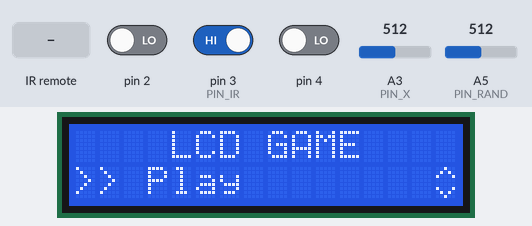
Bench run of a sketch on a simulated Arduino Uno, built with avr-gcc and run on an emulated ATmega328P. Shown: 16×2 character LCD. Wiring (inferred from the names in the program): IR receiver: data pin 3. The test bench sets the inputs (shaded band); at power-on: A3 (PIN_X) = 512, pin 2 LOW, pin 3 (PIN_IR) HIGH, pin 4 LOW, A5 (PIN_RAND) = 512. Random numbers use the default seed unless the sketch sets one; what the sketch prints to the serial monitor is not drawn.

Above: at 4.5 s.
4.6 s: infrared code 0x43 received
At 6.18 s:
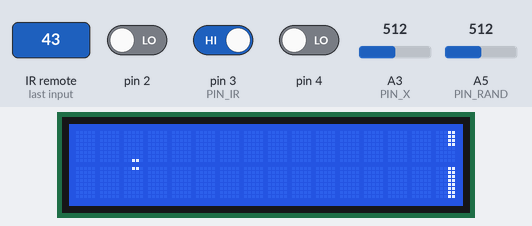
6.6 s: A3 (PIN_X) set to 716
At 7.71 s:
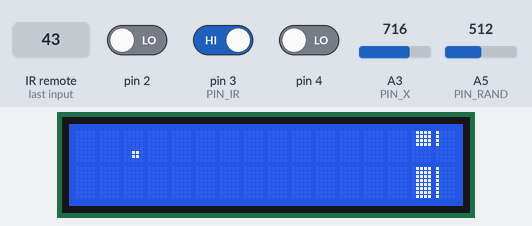
9.0 s: A3 (PIN_X) set to 900
At 9.24 s:
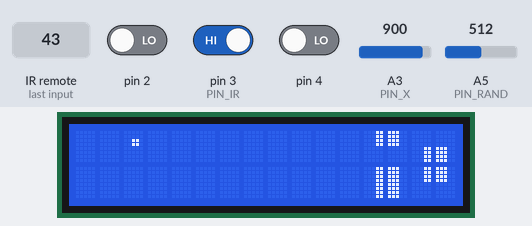
12.0 s: A3 (PIN_X) set to 1023
At 12.29 s:
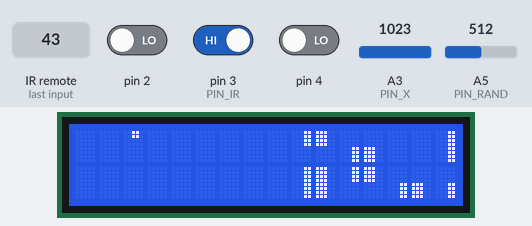
17.7 s: A3 (PIN_X) set to 816
At 19.6 s:
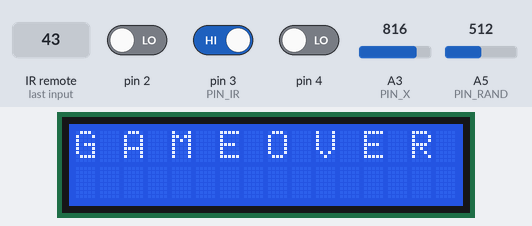
20.4 s: A3 (PIN_X) set to 790
Timing chart, 0 to 23.4 s (numbered marks = the images above; inputs shaded):
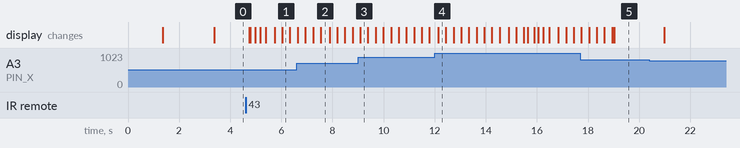

Measured:
- after the input at 4.6 s, the display: first changes after 0.14 s (image 1 shows a later state)

The sketch:

project_game.ino
```cpp
#include <LiquidCrystal.h>
#include "nec_ir.h"
#include "menu.h"
#include "game.h"

// Hardware stuff

#define PIN_IR 3
#define PIN_S A1
#define PIN_Y A2
#define PIN_X A3
#define PIN_RAND A5

// (RS, E, D4, D5, D6, D7)
LiquidCrystal lcd(5, 6, 7, 8, 9, 10);

int JOY_CX = 512, JOY_CY = 512;
void calibrate()
{
    lcd.clear();
    lcd.print(" Calibrating...");

    delay(1000);

    JOY_CX = analogRead(PIN_X);
    JOY_CY = analogRead(PIN_Y);

    lcd.clear();
    lcd.print("    Complete");

    delay(1000);
}

int DEBUG = 0;

long t_last;
byte dgCodes[10] { 22, 12, 24, 94, 8, 28, 90, 66, 82, 74 };

// Game stuff

LcdGame game(&lcd);

// Menu stuff

MenuPage menuRoot = MenuPage(" LCD GAME", 3, new MenuPage[3]
{
    MenuPage("Play", MENU_EXIT, NULL, 0),
    MenuPage("Highscore", MENU_NUM | MENU_READONLY, &game.highScore, 0),
    MenuPage("Settings", 3, new MenuPage[3]
    {
        MenuPage("Gameplay", 4, new MenuPage[4]
        {
            MenuPage("Game Speed", MENU_NUM, &game.startSpeed, 5),
            MenuPage("Inc. Speed", MENU_BOOL, &game.incSpeed, true),
            MenuPage("Inc. Period", MENU_NUM, &game.secForInc, 30),
            MenuPage("Player X", MENU_NUM, &game.playerX, 2)
        }),
        MenuPage("Calibrate", calibrate),
        MenuPage("Debug mode", MENU_BOOL, &DEBUG, false)
    })
});

bool inMenu = true;
MenuHandler menu(&lcd, &menuRoot);

void setup() {
    // Begin Serial comm
    Serial.begin(9600);
    // Set modes of important pins
    pinMode(PIN_IR, INPUT);
    pinMode(PIN_X, INPUT);
    pinMode(PIN_Y, INPUT);
    pinMode(PIN_S, INPUT);

    // Begin LCD display
    lcd.begin(16, 2);
    lcd.clear();

    // Seed random number generator using analog pin noise
    lcd.print("Seeding RNG...");
    delay(500);
    long seed = 0;
    for (long i = 0; i < 16; i++)
    {
        long c_seed = 0;
        for (long j = 0; i < 16; i++)
        {
            c_seed = c_seed << 2 | (analogRead(PIN_RAND) & 3);
            delay(50);
        }
        seed ^= c_seed;
    }
    lcd.setCursor(0,1);
    lcd.print(seed);
    delay(2000);
    randomSeed(seed);

    // Begin NEC IR reciever
    IR_begin(PIN_IR);
    // Set last time
    t_last = millis();
    // Set menu parents and render menu
    menuRoot.setParents(true);
    menu.render();
}

const long frame_ms = 1000 / FPS;
void loop()
{
    long t_curr = millis();
    if (t_curr - t_last >= frame_ms)
    {
        t_last = t_curr;
        if (!inMenu)
        {
            int range = min(1023 - JOY_CX, JOY_CX);
            int joyBias = min(max(analogRead(PIN_X) - JOY_CX, -range), range);
            int playerPos = 7 - joyBias * 7 / range;
            if (DEBUG)
            {
                Serial.print(F("PLAYER POS: "));
                Serial.println(playerPos);
            }
            game.tick(playerPos);
        }
    }

    if (!IR_available()) { return; }

    IrCmd cmd = IR_readCurrent();

    if (DEBUG)
    {
        Serial.println(F("IR PACKET:"));
        Serial.print(F("    Device ID : "));
        Serial.println(cmd.deviceID);
        Serial.print(F("    Command   : "));
        Serial.println(cmd.command);
        Serial.print(F("    Is repeat : "));
        Serial.println(cmd.repeat);
        Serial.print(F("    Error code: "));
        Serial.println(cmd.error);
    }

    if (cmd.error || cmd.repeat) { return; }

    if (inMenu)
    {
        if (cmd.command == 67 && menu.onSelect())
        {
            inMenu = false;
            game.start();
        }
        else if (cmd.command == 68) menu.onEscape();
        else if (cmd.command == 25) menu.onReset();
        else if (cmd.command == 7 ) menu.onMoveSubMenu(+1);
        else if (cmd.command == 9 ) menu.onMoveSubMenu(-1);
        else if (cmd.command == 64) menu.onToggle();
        else if (cmd.command == 13) menu.onDelete();
        else if (cmd.command == 71) menu.setPage(&menuRoot);
        else
        {
            for (int i = 0; i < 10; i++)
            {
                if (dgCodes[i] == cmd.command)
                {
                    menu.onDigit(i);
                    break;
                }
            }
        }
    }
    else if (cmd.command == 64)
    {
        inMenu = true;
        menu.setPage(&menuRoot);
    }
}
```

game.h
```cpp
#ifndef GAME_H
#define GAME_H

#include <LiquidCrystal.h>

typedef unsigned long long uint64;

#define FPS 20

// Indexed with (next << 2 | curr)
const byte LVL_TO_CHAR[16]
{
     ' ', 0x03, 0x05, 0x01,
    0x02,  '!',  '!',  '!',
    0x04,  '!',  '!',  '!',
    0x00,  '!',  '!', 0xff
};

class LcdGame
{
private:

    // Shift from aligning with characters - 0 to 4
    byte levelShift;

    // Level data stored as columns, each being 4 bits
    byte level[17];

    // Char data ordering:
    // 0-5: Block data: 1st bit is left (0) / right (1),
    // 2 other bits are full (0), top (1), bottom (2).
    // 6: Player top
    // 7: Player bottom
    byte charData[64];

    void shiftLevel()
    {
        levelShift = (levelShift + 1) % 5;

        if (levelShift == 0)
        {
            for (int i = 0; i < 16; i++)
            {
                level[i] = level[i+1];
            }

            byte next = 0b1111, prv = level[15];
            while ((next | prv) == 0b1111)
            {
                next = random((prv >> 2)? 0 : 4) << 2 | random((prv & 3)? 0 : 4);
            }
            Serial.println(next, BIN);
            level[16] = next;
        }
    }
public:
    LiquidCrystal *lcd;

    int highScore;
    int startSpeed;
    int gameSpeed;
    int playerX;

    int itCnt;
    int score;

    bool gameOver;
    int incSpeed; // used as bool but must be int size

    int secForInc;

    LcdGame(LiquidCrystal *lcd) : charData{ }, level{ }
    {
        this->lcd = lcd;
        this->highScore = 0;
        this->startSpeed = 5;
        this->playerX = 2;
        this->incSpeed = true;
        this->secForInc = 30;
    }

    void start()
    {
        itCnt = 0;
        score = 0;
        levelShift = 0;
        gameSpeed = startSpeed;
        gameOver = false;
        memset(level, 0, sizeof(level));
    }

    void tick(int playerY)
    {
        if (gameOver)
        {
            lcd->clear();
            if (itCnt < 2*FPS) lcd->print("G A M E O V E R");
            else
            {
                lcd->print("Score:");
                lcd->print(score);

                lcd->setCursor(0,1);
                lcd->print("Speed:");
                lcd->print(gameSpeed);
                if (highScore == score) lcd->print(" (BEST!)");
            }
        }
        else
        {
            // Char generation

            byte leftFill = (1 << levelShift) - 1;
            byte currFill = ~leftFill & 0b11111;

            for (unsigned int i = 0; i < 16; i++)
            {
                charData[i] = (i / 8) ? currFill : leftFill;
            }
            for (unsigned int i = 0, n = 0x0F0F; i < 16; i++, n >>= 1)
            {
                charData[i+16] =  (n & 1) ? ((i / 8) ? currFill : leftFill) : 0;
            }
            for (unsigned int i = 0, n = 0xF0F0; i < 16; i++, n >>= 1)
            {
                charData[i+32] =  (n & 1) ? ((i / 8) ? currFill : leftFill) : 0;
            }

            // Create player data

            uint64 player_top = (uint64)0x0606 << (8*playerY);
            uint64 player_btm = (uint64)0x0606 >> max(0, 64 - 8*playerY) << max(0, 8*playerY - 64);

            byte char_top = LVL_TO_CHAR[(level[playerX+1] & 3) << 2 | (level[playerX] & 3)];
            byte char_btm = LVL_TO_CHAR[(level[playerX+1] >> 2) << 2 | (level[playerX] >> 2)];

            uint64 bit_top = (char_top == ' ')? 0 : ((uint64*)charData)[char_top];
            uint64 bit_btm = (char_btm == ' ')? 0 : ((uint64*)charData)[char_btm];

            ((uint64*)charData)[6] = bit_top | player_top;
            ((uint64*)charData)[7] = bit_btm | player_btm;

            // Render level with generated char data

            for (int i = 0; i < 8; i++)
            {
                lcd->createChar(i, charData + 8*i);
            }
            lcd->clear();

            for (int i = 0; i < 16; i++)
            {
                if (i == playerX)
                {
                    lcd->setCursor(i, 0);
                    lcd->write(byte(6));
                    lcd->setCursor(i, 1);
                    lcd->write(byte(7));
                }
                else
                {
                    lcd->setCursor(i, 0);
                    lcd->write(LVL_TO_CHAR[(level[i+1] & 3) << 2 | (level[i] & 3)]);
                    lcd->setCursor(i, 1);
                    lcd->write(LVL_TO_CHAR[(level[i+1] >> 2) << 2 | (level[i] >> 2)]);
                }
            }

            // Player lost
            if ((bit_top & player_top) || (bit_btm & player_btm))
            {
                gameOver = true;
                itCnt = 0;
            }
            // Shift level
            else if (itCnt % (FPS / gameSpeed) == 0)
            {
                shiftLevel();
                score++;
                if (score > highScore) { highScore = score; }
            }
            if (incSpeed && (itCnt+1) % (secForInc * FPS) == 0)
            {
                gameSpeed = min(gameSpeed + 1, FPS);
            }
        }

        itCnt++;
    }
};

#endif
```

menu.h
```cpp
#ifndef MENU_H
#define MENU_H

#include <LiquidCrystal.h>

#define MENU_SUBMENU 1
#define MENU_EXIT 2
#define MENU_ACTION 4
#define MENU_BOOL 8
#define MENU_NUM 16
#define MENU_READONLY 32

typedef void (*Action)();

byte UP_DOWN_ARROW[8] =
{
    0b00100,
    0b01010,
    0b10001,
    0b00000,
    0b00000,
    0b10001,
    0b01010,
    0b00100
};

class MenuPage
{
public:
	const char* title;
    MenuPage* parent;

	byte nChild;
	MenuPage* children;

	byte type;
	int* valuePtr;
	int defVal;

    // Create sub menu.
	MenuPage(const char* title, byte nChild, MenuPage* children)
	{
		this->title = title;
		this->parent = NULL;

		this->nChild = nChild;
		this->children = children;

		this->type = MENU_SUBMENU;
		this->valuePtr = NULL;
		this->defVal = 0;
	}

    // Create action menu
    MenuPage(const char* title, Action action)
    {
        this->title = title;
        this->parent = NULL;

        this->nChild = 0;
        this->children = NULL;

        this->type = MENU_ACTION;
        this->valuePtr = (int*)action;
        this->defVal = 0;
    }

    // Create special menu (exit/action) without value.
    MenuPage(const char* title, byte type)
    {
        this->title = title;
        this->parent = NULL;

        this->nChild = 0;
        this->children = NULL;

        this->type = type;
        this->valuePtr = NULL;
        this->defVal = 0;
    }

    // Create general menu.
	MenuPage(const char* title, byte type, int *valuePtr, int defVal)
	{
		this->title = title;
		this->parent = NULL;

		this->nChild = 0;
		this->children = NULL;

		this->type = type;
		this->valuePtr = valuePtr;
		this->defVal = defVal;
	}

    // Go through menu tree and assign parents
    void setParents(bool recurse)
    {
        for (int i = 0; i < nChild; i++)
        {
            children[i].parent = this;
            if (recurse) { children[i].setParents(true); }
        }
    }

    // Go through menu tree and return pointer to the menu page with the given title
    MenuPage* getChildrenByTitle(const char* title, bool recurse)
    {
        for (int i = 0; i < nChild; i++)
        {
            if (strcmp(children[i].title, title)) return &(children[i]);
            if (recurse)
            {
                MenuPage* res = children[i].getChildrenByTitle(title, true);
                if (res != NULL) { return res; }
            }
        }
        return NULL;
    }

    // Return if the entire menu tree from this point is on default values.
    bool isTreeDefault()
    {
        if (*valuePtr != defVal) return false;

        for (int i = 0; i < nChild; i++)
        {
            if (!children[i].isTreeDefault()) return false;
        }

        return true;
    }

    // Reset the menu to its default value (and all sub... menus if recurse is true).
    void reset(bool recurse)
    {
        if ((MENU_BOOL | MENU_NUM) & type) *valuePtr = defVal;

        if (recurse)
        {
            for (int i = 0; i < nChild; i++)
            {
                children[i].reset(true);
            }
        }
    }
};

// Handles menu navigation
class MenuHandler
{
public:
    LiquidCrystal* lcd;
    MenuPage* currPage;
    int subIndex;

    // Create MenuHandler from LCD and MenuPage pointers
    MenuHandler(LiquidCrystal* lcd, MenuPage* currPage)
    {
        this->lcd = lcd;
        this->currPage = currPage;
        this->subIndex = 0;
    }

    // Render current menu on the LCD.
    void render()
    {
        lcd->createChar(0, UP_DOWN_ARROW);
        lcd->clear();
        lcd->setCursor(0,0);
        lcd->print((currPage->parent == NULL) ? "   " : "<< ");
        lcd->print(currPage->title);

        if (currPage->type & MENU_SUBMENU)
        {
            lcd->setCursor(0,1);
            lcd->print(">>");

            lcd->setCursor(3, 1);
            lcd->print(currPage->children[subIndex].title);

            lcd->setCursor(15, 1);
            lcd->write(byte(0));
        }
        else if (currPage->type & (MENU_NUM | MENU_BOOL))
        {
            lcd->setCursor(0,1);
            if (currPage->type & MENU_NUM) lcd->print(*currPage->valuePtr);
            if (currPage->type & MENU_BOOL) lcd->print(*currPage->valuePtr ? "True" : "False");

            if (*currPage->valuePtr == currPage->defVal) lcd->print(" (def)");
        }
    }

    // Set the current page of this MenuHandler
    void setPage(MenuPage *page)
    {
        currPage = page;
        subIndex = 0;
        render();
    }

    // Call when select button is pressed. Returns true if the menu should be closed.
    bool onSelect()
    {
        if (currPage->type & MENU_SUBMENU)
        {
            if (currPage->children[subIndex].type & MENU_EXIT) return true;

            if (currPage->children[subIndex].type & MENU_ACTION)
            {
               Action aptr = (Action)currPage->children[subIndex].valuePtr; aptr();
            }
            else
            {
                currPage = &currPage->children[subIndex];
                subIndex = 0;
            }

            render();
        }

        return false;
    }

    // Call when escape button is pressed. Goes upward through the menu tree.
    void onEscape()
    {
        if (currPage->parent != NULL)
        {
            currPage = currPage->parent;
            subIndex = 0;
            render();
        }
    }

    // Call when reset button is pressed.
    void onReset()
    {
        currPage->reset(true);
        render();
    }

    // Call when moving through sub menus.
    void onMoveSubMenu(int shift)
    {
        if (currPage->type & MENU_SUBMENU)
        {
            subIndex = (subIndex + shift) % currPage->nChild;
            if (subIndex < 0) subIndex += currPage->nChild;
            render();
        }
    }

    // Call when toggle button is pressed.
    void onToggle()
    {
        if ((currPage->type & MENU_BOOL) && !(currPage->type & MENU_READONLY))
        {
            *currPage->valuePtr = !(*currPage->valuePtr);
            render();
        }
    }

    // Call when delete button is pressed.
    void onDelete()
    {
        if ((currPage->type & MENU_NUM) && !(currPage->type & MENU_READONLY))
        {
            *currPage->valuePtr /= 10;
            render();
        }
    }

    // Call when digit button (0-9) is pressed.
    void onDigit(int digit)
    {
        if ((currPage->type & MENU_NUM) && !(currPage->type & MENU_READONLY))
        {
            int new_val = 10*(*currPage->valuePtr) + digit;
            if (new_val < 0x8000)
            {
                *currPage->valuePtr = new_val;
                render();
            }
        }
    }
};

#endif
```

Source omitted: nec_ir.h (3933 bytes)
